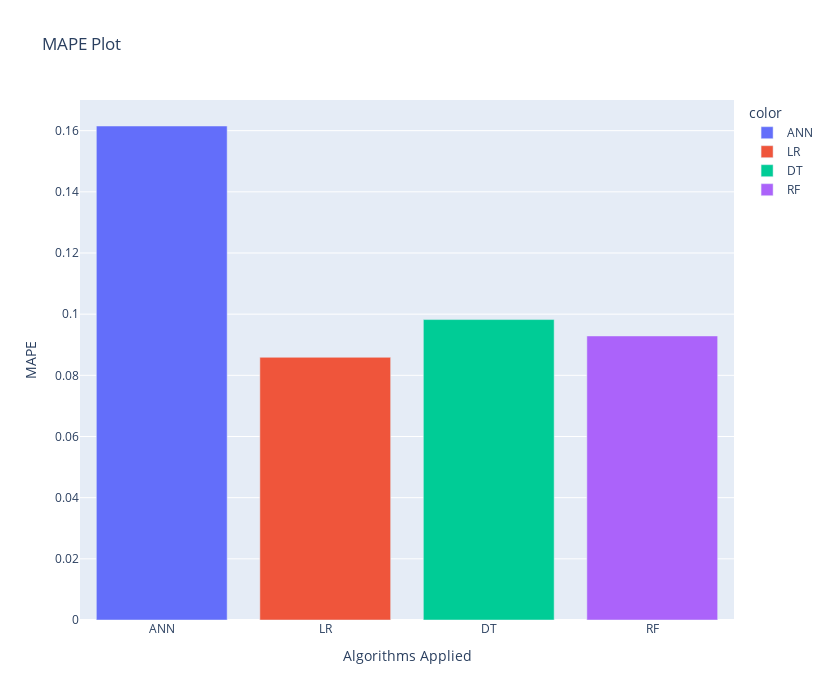

This figure's notebook cell:
### Code cell
fig1 = px.bar(x=algo_name,y=mape_list, title = 'MAPE Plot', color=algo_name, height=700, width= 830)
fig1.update_layout(xaxis_title="Algorithms Applied", yaxis_title="MAPE")
fig1.show()

### Figure 1 — Plotly figure (JSON) as saved in the notebook; plotly's stock layout.template omitted (floating-point values rounded to 4 significant figures)
{"data": [{"alignmentgroup": "True", "hovertemplate": "color=ANN<br>x=%{x}<br>y=%{y}<extra></extra>", "legendgroup": "ANN", "marker": {"color": "#636efa", "pattern": {"shape": ""}}, "name": "ANN", "offsetgroup": "ANN", "orientation": "v", "showlegend": true, "textposition": "auto", "type": "bar", "x": ["ANN"], "xaxis": "x", "y": [0.1615], "yaxis": "y"}, {"alignmentgroup": "True", "hovertemplate": "color=LR<br>x=%{x}<br>y=%{y}<extra></extra>", "legendgroup": "LR", "marker": {"color": "#EF553B", "pattern": {"shape": ""}}, "name": "LR", "offsetgroup": "LR", "orientation": "v", "showlegend": true, "textposition": "auto", "type": "bar", "x": ["LR"], "xaxis": "x", "y": [0.08589], "yaxis": "y"}, {"alignmentgroup": "True", "hovertemplate": "color=DT<br>x=%{x}<br>y=%{y}<extra></extra>", "legendgroup": "DT", "marker": {"color": "#00cc96", "pattern": {"shape": ""}}, "name": "DT", "offsetgroup": "DT", "orientation": "v", "showlegend": true, "textposition": "auto", "type": "bar", "x": ["DT"], "xaxis": "x", "y": [0.09823], "yaxis": "y"}, {"alignmentgroup": "True", "hovertemplate": "color=RF<br>x=%{x}<br>y=%{y}<extra></extra>", "legendgroup": "RF", "marker": {"color": "#ab63fa", "pattern": {"shape": ""}}, "name": "RF", "offsetgroup": "RF", "orientation": "v", "showlegend": true, "textposition": "auto", "type": "bar", "x": ["RF"], "xaxis": "x", "y": [0.09288], "yaxis": "y"}], "layout": {"barmode": "relative", "height": 700, "legend": {"title": {"text": "color"}, "tracegroupgap": 0}, "title": {"text": "MAPE Plot"}, "width": 830, "xaxis": {"anchor": "y", "domain": [0, 1], "title": {"text": "Algorithms Applied"}}, "yaxis": {"anchor": "x", "domain": [0, 1], "title": {"text": "MAPE"}}}}
